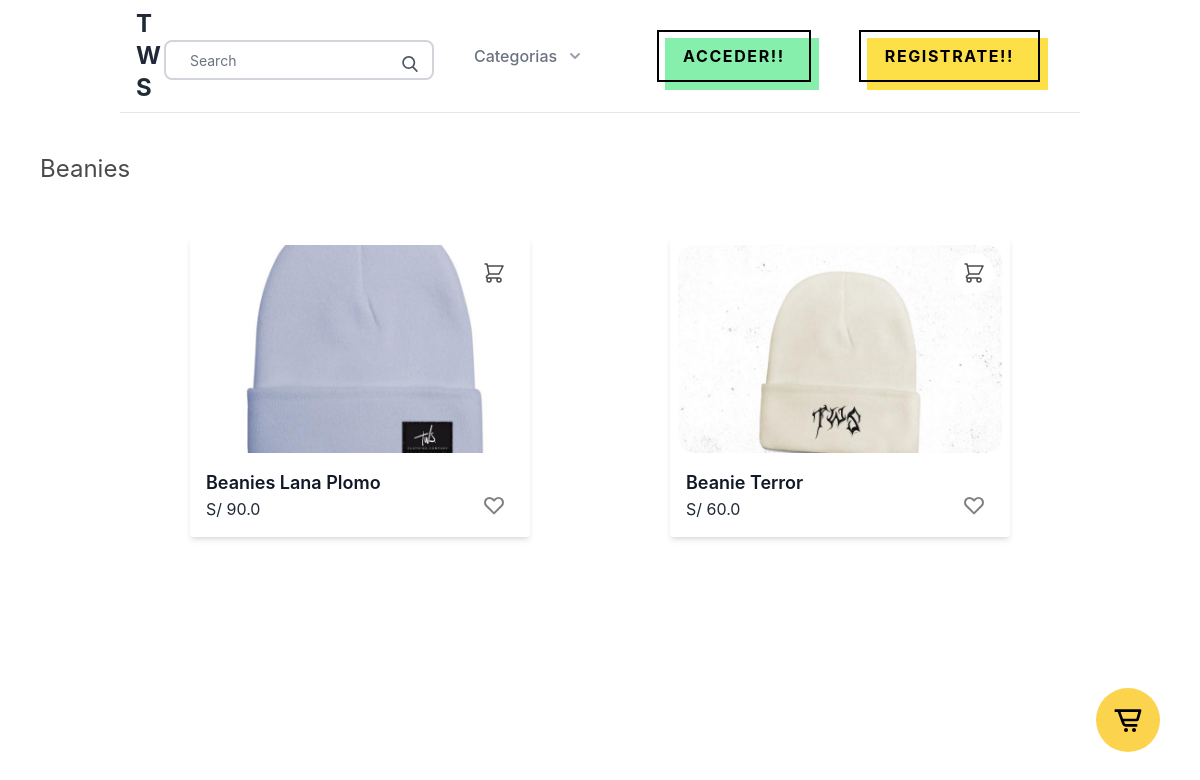
Page /beanies/ on the committed database.
### apps/store/models.py (models this page shows, shortened)
class Category(models.Model):
    parent = models.ForeignKey('self',related_name='children',on_delete=models.CASCADE,blank=True,null=True)
    title = models.CharField(max_length=255)
    slug = models.SlugField(max_length=255)
    is_featured=models.BooleanField(default=False)
    ordering=models.IntegerField(default=0)
    class Meta:
        verbose_name_plural='Categories'
        ordering=('ordering',)
    def __str__(self):
        return self.title

class Product(models.Model):
    category=models.ForeignKey(Category,related_name='products',on_delete=models.CASCADE)
    parent=models.ForeignKey('self', related_name='variants', on_delete=models.CASCADE,blank=True,null=True)
    title = models.CharField(max_length=255)
    slug = models.SlugField(max_length=255)
    description = models.TextField(blank=True,null=True)
    price=models.FloatField()
    is_featured=models.BooleanField(default=False)
    num_available=models.IntegerField(default=1)
    date_added=models.DateTimeField( auto_now_add=True)
    image=models.ImageField(upload_to='uploads/', blank=True,null=True)
    thumbnail=models.ImageField(upload_to='uploads/',blank=True,null=True)
    sizes=models.ManyToManyField(Size,blank=True,null=True)
    class Meta:
        ordering=('-date_added',)

### apps/store/views.py (the view)
# urls.py: path('<slug:slug>/',category_detail,name='category_detail'),
def category_detail(request, slug):
    print("hola")
    category=get_object_or_404(Category,slug=slug)
    products=category.products.filter(parent=None)
    context={
        'category':category,
        'products':products,
    }
    return render(request, 'category_detail.html', context)

### apps/cart/cart.py (called while the page is built)
    def __iter__(self):
        product_ids=self.cart.keys()
        product_clean_ids=[]
        for p in product_ids:
            product_clean_ids.append(p)
            self.cart[str(p)]['product'] = Product.objects.get(pk=p)
        for item in self.cart.values():
            item['total_price'] = float(item['price'])*int(item['quantity'])
            yield item

    def get_total_length(self):
        return sum(int(item['quantity']) for item in self.cart.values())

    def get_total_cost(self):
        return sum(float(item['total_price']) for item in self)

### apps/cart/context_processors.py (called while the page is built, shortened)
def cart(request):
    cart=Cart(request)
    productsstring =''
    if request.user.is_authenticated:
        first_name=request.user.first_name
        last_name=request.user.last_name
        email=request.user.email
        address=request.user.userprofile.address
        zipcode=request.user.userprofile.zipcode
        place=request.user.userprofile.place
        phone=request.user.userprofile.phone
    else:
        first_name=last_name=email=address= zipcode= place= phone=''
    context={
        'cart':cart,
        'productsstring':productsstring,
        'pub_key':settings.STRIPE_API_KEY_PUBLISHABLE,
        'first_name':first_name,
        'last_name':last_name,
        'email':email,
        'address':address,
        'zipcode':zipcode,
        'place':place,
        'phone':phone
    }
    return context

### apps/store/context_processors.py (called while the page is built)
def menu_categories(request):
    categories = Category.objects.filter(parent=None)
    return {'menu_categories': categories}

### apps/store/templates/category_detail.html
{% extends 'base.html' %}
{% block content %}
<h1 class="text-2xl my-10 ml-10">{{category}}</h1>
{% with products as list_products %}
<div class="container">
    {% include 'parts/product_list.html' %}
  </div>
      {% endwith %}
{% endblock content %}

### apps/store/templates/parts/product_list.html (shortened to what this page needs)
  <div class="relative m-3 flex flex-wrap mx-auto justify-around">
    {% for p in list_products %}
    <div class="relative max-w-sm min-w-[340px]  bg-white shadow-md rounded-sm p-2 mx-1 my-3 cursor-pointer">
      <div class="overflow-x-hidden rounded-2xl relative">
        <a href="{% url 'product_detail' p.category.slug p.slug %}"><img class="h-52 rounded-2xl w-full object-cover" src="{{p.thumbnail.url}}" alt="{{p.title}}"></a>
        <p class="absolute right-2 top-2 bg-white rounded-full p-2 cursor-pointer group">
        </p>
      </div>
      <div class="mt-4 pl-2 mb-2 flex justify-between ">
        <div>
          <a href="{% url 'product_detail' p.category.slug p.slug %}"  class="text-lg font-semibold text-gray-900 mb-0">{{p.title}}</a>
          <p class="text-md text-gray-800 mt-0">S/ {{p.price}}</p>
        </div>
        <div class="flex flex-col-reverse mb-1 mr-4 group cursor-pointer">
        </div>
      </div>
    </div>
    {% endfor %}
  </div>

### rows in the picture
Category: title "Beanies"
Product: thumbnail (picture), title "Beanies Lana Plomo", price "90.0"
Product: thumbnail (picture), title "Beanie Terror", price "60.0"
